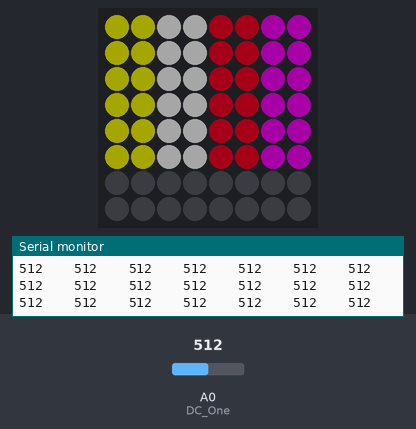
Bench run of a sketch on a simulated Arduino Uno, built with avr-gcc and run on an emulated ATmega328P. Shown: 8×8 RGB LED matrix (first LED top left, wired row by row), the last lines printed to the serial monitor. The test bench sets the inputs (shaded band); at power-on: A0 (DC_One) = 512. Dim RGB values are drawn brighter than linear.

Above: at 1.7 s.
1.8 s: A0 (DC_One) set to 688
At 3.1 s:
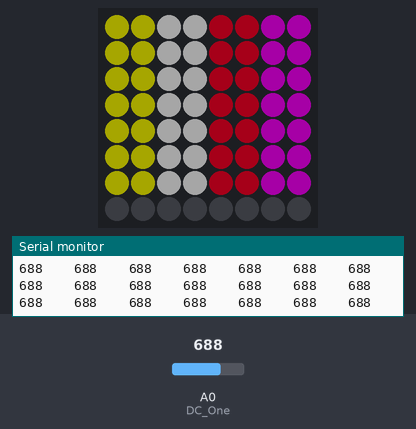
3.4 s: A0 (DC_One) set to 710
At 4.9 s:
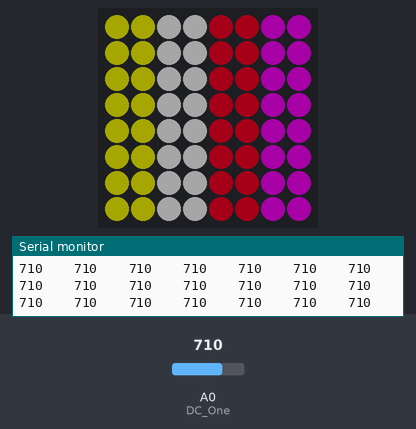
5.3 s: A0 (DC_One) set to 306
At 6.8 s:
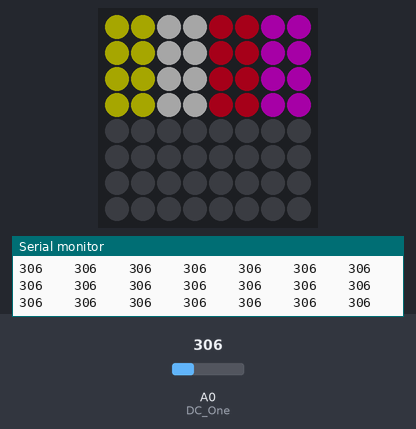
7.1 s: A0 (DC_One) set to 292
At 8.5 s:
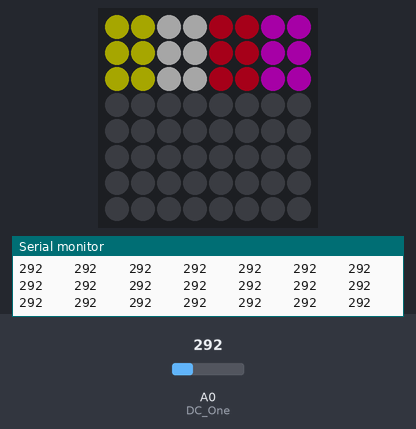
8.8 s: A0 (DC_One) set to 85
At 10.1 s:
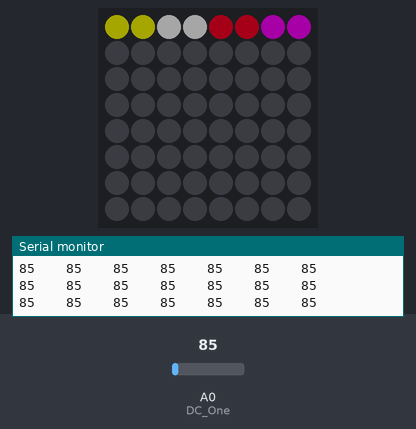
10.4 s: A0 (DC_One) set to 72
At 11.0 s:
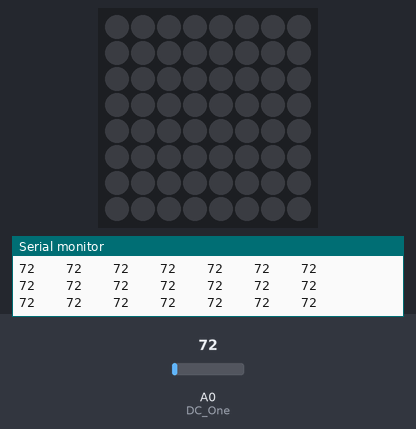
Timing chart, 0 to 13.4 s (numbered marks = the images above; inputs shaded):
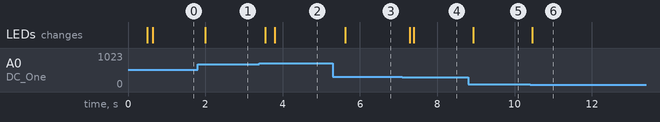

Measured:
- the behaviour switches between 699 and 700 on A0 (DC_One) (found by bisection; images 1 and 2)
- the behaviour switches between 81 and 80 on A0 (DC_One) (found by bisection; images 5 and 6)
- after the input at 1.8 s, the LEDs: change after 0.20 s (image 1)
- after the input at 3.4 s, the LEDs: first change after 0.15 s (image 2 shows a later state)
- after the input at 5.3 s, the LEDs: change after 0.32 s (image 3)
- after the input at 7.1 s, the LEDs: first change after 0.19 s (image 4 shows a later state)
- after the input at 8.8 s, the LEDs: change after 0.14 s (image 5)
- after the input at 10.4 s, the LEDs: change after 0.06 s (image 6)

The sketch:

matrix_4bandSpectrum.ino
```cpp
// Based on Adafruit_NeoMatrix example for single NeoPixel Shield. Modified by A.Kleindolph 10-2015

#include <Adafruit_GFX.h>
#include <Adafruit_NeoMatrix.h>
#include <Adafruit_NeoPixel.h>

//Declare Spectrum Shield pin connections
#define STROBE 4
#define RESET 5
#define DC_One A0

//declare matrix shield data pin
#define PIN 12

//declare neopixel matrix configuration
Adafruit_NeoMatrix matrix = Adafruit_NeoMatrix(8, 8, PIN,
                            NEO_MATRIX_TOP     + NEO_MATRIX_RIGHT +
                            NEO_MATRIX_COLUMNS + NEO_MATRIX_PROGRESSIVE,
                            NEO_GRB            + NEO_KHZ800);

//color array
const uint16_t colors[] = {
  matrix.Color(255, 255, 0), matrix.Color(255, 255, 255), matrix.Color(255, 0, 127), matrix.Color(255, 0, 255)
};


//Define spectrum variables
int freq_amp;
int Frequencies_One[7];
int i;

void setup() {
  delay(500);
  Serial.begin(57600);

  //matrix setup
  matrix.begin();
  matrix.setBrightness(40);

  //Set spectrum Shield pin configurations
  pinMode(STROBE, OUTPUT);
  pinMode(RESET, OUTPUT);
  pinMode(DC_One, INPUT);
  digitalWrite(STROBE, HIGH);
  digitalWrite(RESET, HIGH);

  //Initialize Spectrum Analyzers
  digitalWrite(STROBE, LOW);
  delay(1);
  digitalWrite(RESET, HIGH);
  delay(1);
  digitalWrite(STROBE, HIGH);
  delay(1);
  digitalWrite(STROBE, LOW);
  delay(1);
  digitalWrite(RESET, LOW);
}


/**************************Main Function Loop*****************************/
void loop() {
  matrix.fillScreen(0);   //clear screen
  Read_Frequencies();     //read function
  matrix.show();          //display pixels
}


/*******************Pull frequencies from Spectrum Shield********************/
void Read_Frequencies() {

  //Read frequencies for each band
  digitalWrite(RESET, LOW);
  delay(1);
  for (freq_amp = 0; freq_amp < 7; freq_amp++)
  {
    Frequencies_One[freq_amp] = ((analogRead(DC_One) + analogRead(DC_One)) / 2);   //average two readings
    digitalWrite(STROBE, HIGH);
    digitalWrite(STROBE, LOW);

    Serial.print (Frequencies_One[0]);
    Serial.print ("    ");
    if (Frequencies_One[1] > 80) {
      matrix.drawLine(0, 0, 0, Frequencies_One[1] / 100, colors[0]);
      matrix.drawLine(1, 0, 1, Frequencies_One[1] / 100, colors[0]);
      matrix.drawLine(2, 0, 2, Frequencies_One[2] / 100, colors[1]);
      matrix.drawLine(3, 0, 3, Frequencies_One[2] / 100, colors[1]);
      matrix.drawLine(4, 0, 4, Frequencies_One[3] / 100, colors[2]);
      matrix.drawLine(5, 0, 5, Frequencies_One[3] / 100, colors[2]);
      matrix.drawLine(6, 0, 6, Frequencies_One[4] / 100, colors[3]);
      matrix.drawLine(7, 0, 7, Frequencies_One[4] / 100, colors[3]);
    }
    else
    {
      matrix.fillScreen(0);
    }
  }
Serial.println();
digitalWrite(RESET, HIGH);
delay(1);
}
```
